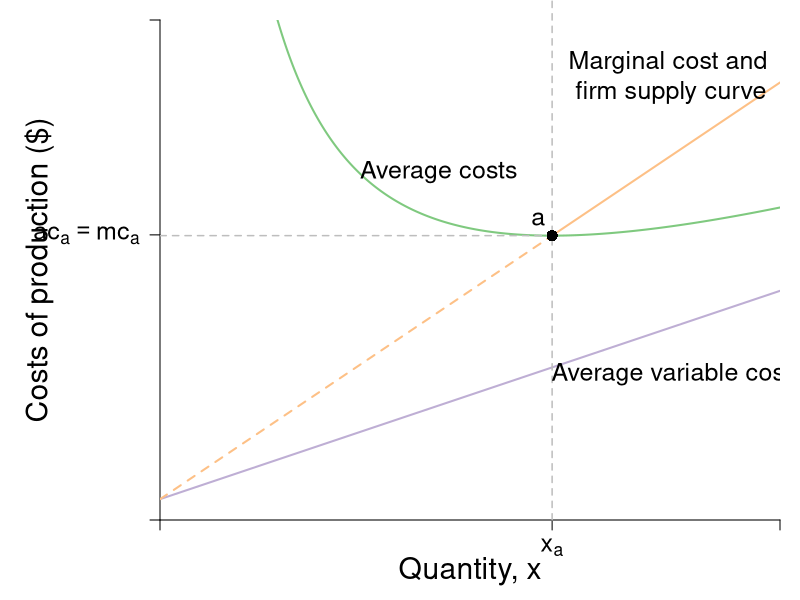

Here is the R script that generated this plot:
#Graph Designer: Scott Cohn
#Authors: Bowles and Halliday
#Title: Microeconomics: Competition, Conflict and Coordination

require(shape)
pdf(file = "firmmarketsupply/ac_mc_lr.pdf", width = 9, height = 7)

#Set parameters for graphics
axislabelsize <- 1.8
labelsize <- 1.5
namesize <- 1.8
annotatesize <- 1.5
graphlinewidth <- 2
segmentlinewidth <- 1.5

COL <- c("#7fc97f", "#beaed4", "#fdc086", "#ffff99", "#386cb0", "#f0027f", "#bf5b17", "#666666")
COLA <- c("#99d8c9","#66c2a4","#41ae76", "#238b45", "#005824")
COLB <- c("#4eb3d3", "#2b8cbe", "#0868ac","#084081")

#Edited the margins to cater for the larger LHS labels
par(mar =  c(4, 8, 1, 1))


totalcost <- function(x, c0 = 10, c1 = 2, c2 = 0.5){
  c0 + c1*x + c2*x^2
}

avgcost <- function(x, c0 = 10, c1 = 2, c2 = 0.5){
  totalcost/x
}

avgvarcost <- function(x,  c1 = 0.05, c2 = 0.05){
  (c1*x + c2*x^2)/x
}

marginalcost <- function(x, c1 = 2, c2 = 0.5){
  c1 + 2*c2*x
}

mcline <- function(x, constant = 0.3181472, slope = 0.125){
  constant + slope*x
}

isocost <- function(l, c = 10, w = 1, r = 1) {
  c - (w/r)*l
}


isoquant <- function(l, alpha = 0.5, x = 5) {
  (x / l^alpha)^(1/(1 - alpha))
}


avgcost <- function(x,  c0 = 2, c1 = 0.05, c2 = 0.05){
  (c0 + c1*x + c2*x^2)/x
}

marginalcost <- function(x, c1 = 0.05, c2 = 0.05){
  c1 + 2*c2*x
}

xlims <- c(0, 10)
ylims <- c(0, 1.2)

npts <- 501 
x <- seq(xlims[1], xlims[2], length.out = npts)
y <- seq(ylims[1], ylims[2], length.out = npts) 
a <- c(13, 16.75, 19.25)

plot(0, 0, xlim = xlims, ylim = ylims, type = "n",
     xlab = expression(paste("")),
     ylab = expression(paste("")), 
     xaxt = "n", 
     yaxt = "n", 
     cex.lab = axislabelsize, 
     bty = "n",
     xaxs = "i", 
     yaxs = "i")

# Choose x_i

i <- c(2, 2.5, 3, 3.5, 4)
xi <- i[2]

# ticksy <- c(0, avgvarcost(x = xi), marginalcost(x = xi), avgcost(6.82456), avgcost(x = xi), ylims[2])
# ylabels <- c(NA, expression(paste(avc[h])), expression(paste(mc[g])), expression(paste(ac[a])), expression(paste(ac[f])), NA)
# ticksx <- c(0, xi, 6.32456, xlims[2])
# xlabels <- c(NA, expression(paste(x[i])), expression(paste(x[a])), NA)
ticksy <- c(0, avgcost(6.82456),  ylims[2])
ylabels <- c(NA,  expression(paste(ac[a] == mc[a])),  NA)
ticksx <- c(0, 6.32456, xlims[2])
xlabels <- c(NA, expression(paste(x[a])), NA)


axis(1, at = ticksx, pos = 0, labels = xlabels, cex.axis = labelsize)
axis(2, at = ticksy, pos = 0, labels = ylabels, las = 1, cex.axis = labelsize)

npts <- 500 
xx1 <- seq(xlims[1], xlims[2], length.out = npts)
xx3 <- seq(4, 8, length.out = npts)
xx4 <- seq(xlims[1], 6.32456, length.out = npts)
xx5 <- seq(6.32456, xlims[2], length.out = npts)

lines(xx1, avgcost(xx1, c0 = 2, c1 = 0.05, c2 = 0.05), col = COL[1], lwd = graphlinewidth)
lines(xx1, avgvarcost(xx1, c1 = 0.05, c2 = 0.05), col = COL[2], lwd = graphlinewidth)
lines(xx4, marginalcost(xx4, c1 = 0.05, c2 = 0.05), lty = 2, col = COL[3], lwd = graphlinewidth)
lines(xx5, marginalcost(xx5, c1 = 0.05, c2 = 0.05), col = COL[3], lwd = graphlinewidth)

#Label the axes
mtext(expression(paste("Quantity, ", x)), side = 1, line = 2.5, cex = axislabelsize)
text(-1.95, 0.5*ylims[2], expression(paste("Costs of production ($)")), xpd = TRUE, cex = axislabelsize, srt = 90) 


#Draw segments for average cost
# segments(0, avgcost(x = xi, c0 = 2, c1 = 0.05, c2 = 0.05), xi, avgcost(x = xi, c0 = 2, c1 = 0.05, c2 = 0.05), lty = 2, col = "gray" , lwd = segmentlinewidth)
# segments(xi, 0, xi, avgcost(x = xi) + 10, lty = 2, col = "gray" , lwd = segmentlinewidth, xpd = TRUE)
# segments(0, marginalcost(x = xi), xi, marginalcost(x = xi), lty = 2, col = "gray" , lwd = segmentlinewidth)
# segments(0, avgvarcost(x = xi), xi, avgvarcost(x = xi), lty = 2, col = "gray" , lwd = segmentlinewidth)
#points(xi, avgcost(x = xi, c0 = 2, c1 = 0.05, c2 = 0.05), pch = 16, col = "black", cex = 1.5)
# 
# text(xi + 0.2, avgcost(x = xi) + 0.05, expression(paste("f")), cex = labelsize)
# points(xi, avgcost(x = xi), pch = 16, col = "black", cex = 1.5)
# 
# text(xi + 0.2, marginalcost(x = xi) - 0.05, expression(paste("g")), cex = labelsize)
# points(xi, marginalcost(x = xi), pch = 16, col = "black", cex = 1.5)
# 
# text(xi + 0.2, avgvarcost(x = xi) - 0.05, expression(paste("h")), cex = labelsize)
# points(xi, avgvarcost(x = xi), pch = 16, col = "black", cex = 1.5)

#Label the cost curve
text(12.7, 12, expression("Total cost"), cex = labelsize)
#text(12.5, 13.5, expression(paste(tc(x) == c[0] + c[1]*x + c[2]*x^2)), cex = annotatesize)

#Average Cost
text(4.5, avgcost(x = 3.2), expression(paste("Average costs")), cex = labelsize)
#text(3.75, avgcost(x = 3.2) + 0.67, expression(paste(ac(x) == frac(c[0],x) + c[1] + c[2]*x)), cex = annotatesize)

#Average cost minimum
segments(0, avgcost(x = 6.32456), 6.32456, avgcost(x = 6.32456), lty = 2, col = "gray" , lwd = segmentlinewidth)
segments(6.32456, 0, 6.32456, 2, lty = 2, col = "gray" , lwd = segmentlinewidth, xpd = TRUE)
text(6.1, avgcost(x = 6.32456) + 0.04, expression(paste("a")), cex = annotatesize)
points(6.32456, avgcost(x = 6.32456), pch = 16, col = "black", cex = 1.5)


#Marginal Cost
text(8.25, marginalcost(x = 8.25) + 0.15, expression(paste("Marginal cost and \n firm supply curve")), cex = annotatesize)
#text(11, marginalcost(x = 12) + 0.2, expression(paste(mc(x) == c[1] + 2*c[2]*x)), cex = annotatesize)

#Average Variable Cost
text(8.25, avgvarcost(x = 8) - 0.1, expression(paste("Average variable cost")), cex = annotatesize)
#text(12, avgvarcost(x = 12) - 0.325, expression(paste(avc(x) == c[1] + c[2]*x)), cex = annotatesize)


dev.off()
